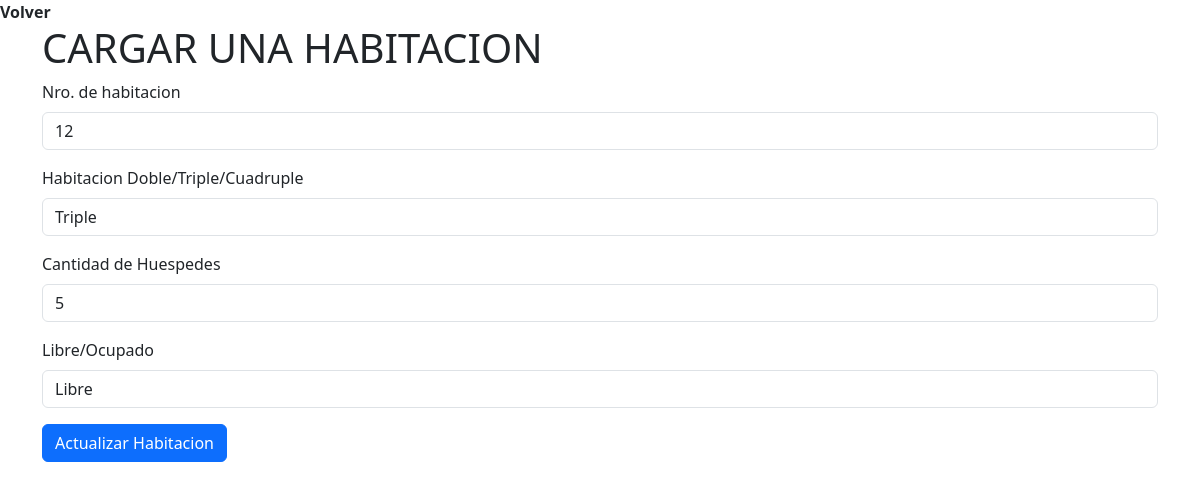
Before: /actualizar_habitacion/1 with the older database file.
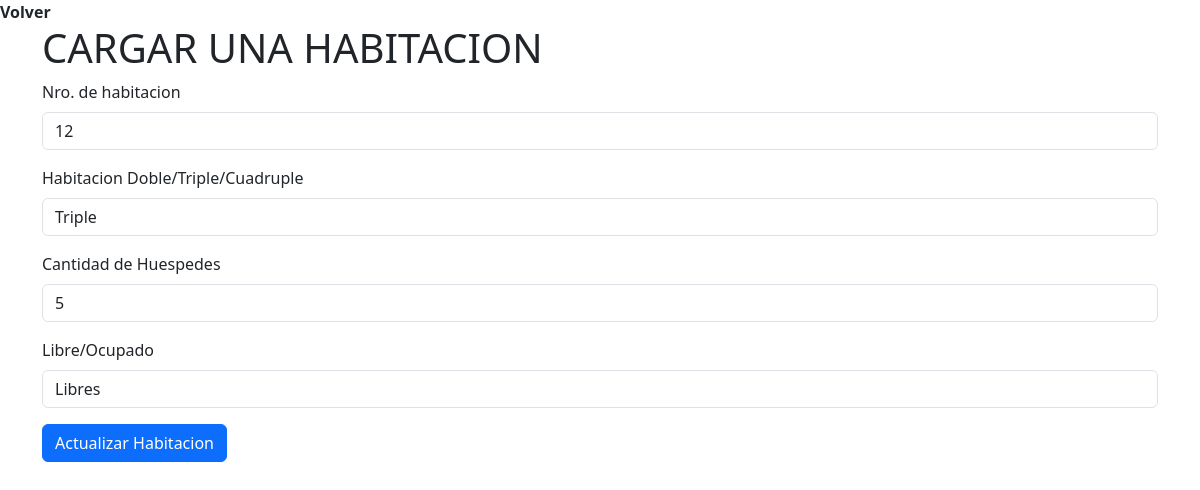
After: the same page with the newer database file.
### recepcion/models.py (models this page shows)
class Habitacion(models.Model):
    numhabitacion = models.IntegerField(default=0)
    tipohabitacion = models.CharField(max_length=100)
    canthuespedes = models.IntegerField(default=0)
    condicion = models.CharField(max_length=100)

### recepcion/views.py (the view, shortened to what this page needs)
# urls.py: path('actualizar_habitacion/', actualizarhabitacion, name="actualizar_habitacion"),
def actualizarhabitacion(request, identificador=''):
    if request.method == "GET":
        habitacion = get_object_or_404(Habitacion, pk=int(identificador))
        initial = {
            "id": habitacion.id,
            "numhabitacion": habitacion.numhabitacion,
            "tipohabitacion": habitacion.tipohabitacion,
            "canthuespedes": habitacion.canthuespedes,
            "condicion": habitacion.condicion,
        }
        form_actualizarhabitacion = ActualizarHabitacionForm(initial=initial)
        return render(request, 'recepcion/carga_habitacion.html', {'form_habitacion': form_actualizarhabitacion, 'actualizar_habitacion': True})

### recepcion/forms.py
class ActualizarHabitacionForm(AgregarHabitacionForm):
    id = forms.IntegerField(widget = forms.HiddenInput())

### recepcion/templates/recepcion/carga_habitacion.html (shortened to what this page needs)
{% load bootstrap5 %}
{% bootstrap_css %}
<a class="nav-link active" href="{%url  'lista_habitaciones' %}"> <b>Volver</b></a>
<div class="container">
    <div class="row">
      <div class="col">
       <h1>CARGAR UNA HABITACION</h1>
      </div>
      </div>
      <div class="row">
      <div class="col">
       {% if actualizar_habitacion %}
           <form action="{% url 'actualizar_habitacion' %}" method="post">
       {% else %}
           <form action="{%url 'cargar_habitacion'%}" method="post">
       {% endif %}
       {% bootstrap_form form_habitacion %}
       {% if actualizar_habitacion %}
         {% bootstrap_button "Actualizar Habitacion" button_type="submit" button_class="btn-primary" %}
       {% else %}
         {% bootstrap_button "Guardar Habitacion" button_type="submit" button_class="btn-success" %}
       {% endif %}
       </form>
      </div>
    </div>
  </div>

Changed rows visible on the page:
changed Habitacion "Triple": condicion "Libre" → "Libres"
